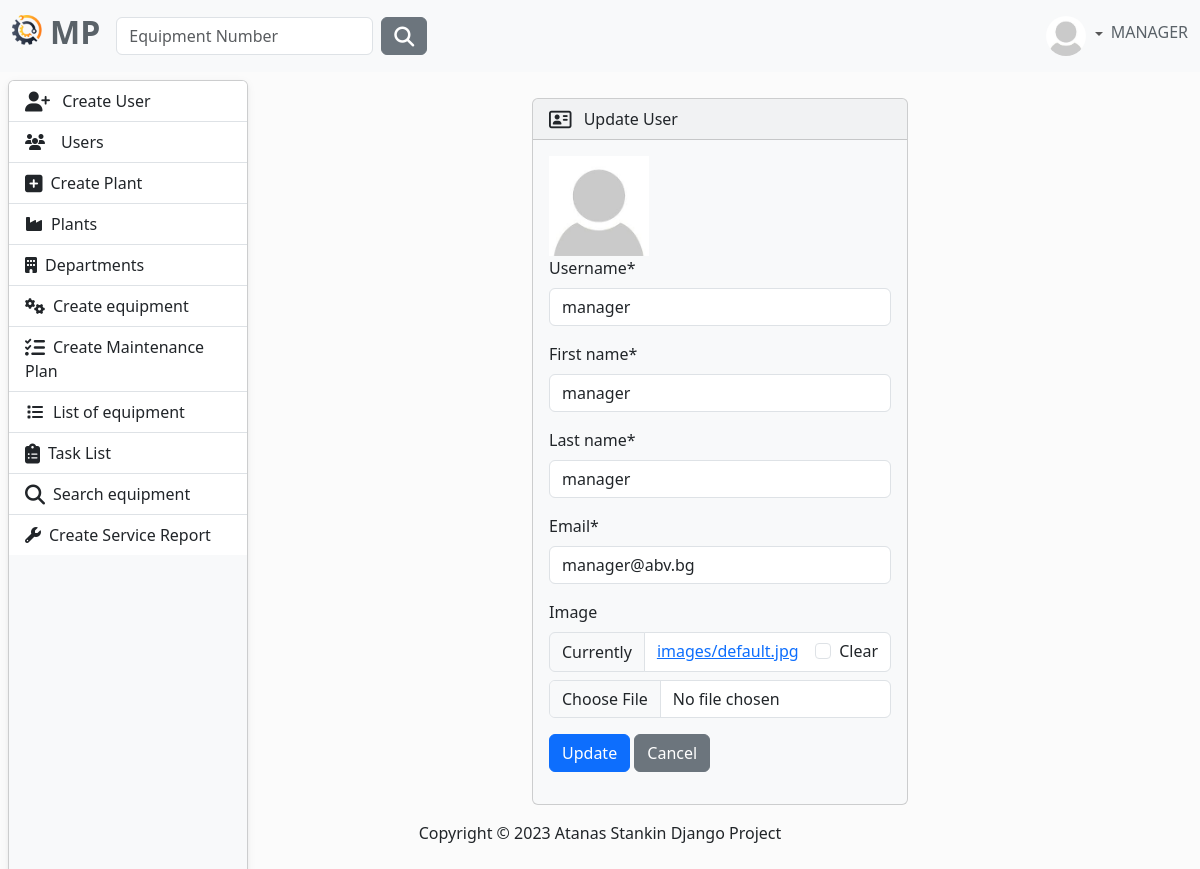
Page /user/profile/update/ (signed in) on the committed database.
### MaintenancePlanner/accounts/models.py (models this page shows, shortened)
class AppUser(AbstractUser, PermissionsMixin):
    username = models.CharField(
        max_length=30,
        validators=[
            MinLengthValidator(4),
        ],
        unique=True,
    )
    first_name = models.CharField(
        max_length=30,
        validators=[
            MinLengthValidator(2),
            user_name_validator,
        ]
    )
    last_name = models.CharField(
        max_length=30,
        validators=[
            MinLengthValidator(2),
            user_name_validator,
        ]
    )
    email = models.EmailField(unique=True)
    class Role(models.TextChoices):
        MANAGER = "MANAGER", 'Manager'
        SUPERVISOR = "SUPERVISOR", 'Supervisor'
        OPERATOR = "OPERATOR", 'Operator'
    role = models.CharField(max_length=50, choices=Role.choices)

class Profile(models.Model):
    user = models.OneToOneField(AppUser, on_delete=models.CASCADE)
    image = models.ImageField(
        default='images/default.jpg',
        null=True,
        blank=True,
        upload_to='images/'
    )

### MaintenancePlanner/accounts/views.py (the view)
# urls.py: path('profile/update/', views.profile_update, name='profile-update'),
@login_required
def profile_update(request):
    if request.method == 'POST':
        u_form = UserUpdateForm(request.POST, instance=request.user)
        p_form = ProfileUpdateForm(request.POST, request.FILES, instance=request.user.profile)
        if u_form.is_valid() and p_form.is_valid():
            u_form.save()
            p_form.save()
            messages.success(request, f'Your account have been updated!')
            return redirect('profile')
    else:
        u_form = UserUpdateForm(instance=request.user)
        p_form = ProfileUpdateForm(instance=request.user.profile)
    context = {
        'u_form': u_form,
        'p_form': p_form,
    }
    return render(request, 'profile/profile-update.html', context)

### MaintenancePlanner/accounts/forms.py
class UserUpdateForm(forms.ModelForm):
    email = forms.EmailField()
    class Meta:
        model = UserModel
        fields = ['username', 'first_name', 'last_name', 'email']

class ProfileUpdateForm(forms.ModelForm):
    class Meta:
        model = Profile
        fields = ['image']

### MaintenancePlanner/accounts/templates/profile/profile-update.html (shortened to what this page needs)
{% extends "base.html" %}
{% load crispy_forms_filters %}
{% load static %}
{% load crispy_forms_tags %}
{% block content %}
    <div class="row justify-content-center mt-3">
        <div class="col-5">
            <div class="card bg-light mb-3" style="max-width: 200rem;">
                <div class="card-header">
                        <i class="fa-regular fa-address-card fa-lg me-2"></i> Update User
                  </div>
                  <div class="card-body">
                      <div>
                        <img src="{{ user.profile.image.url }}" height="100" loading="lazy"/>
                   </div>
                    <form method="POST" enctype="multipart/form-data">
                        {{ u_form|crispy }}
                        {{ p_form|crispy }}
                        <div class="mb-3">
                            <button type="submit" class="btn btn-primary ">Update</button>
                            <a href="{% url 'profile' %}" class="btn btn-secondary">Cancel</a>
                        </div>
                    </form>
                </div>
            </div>
        </div>
    </div>
{% endblock content %}

### templates/partials/navbar.html (shortened to what this page needs)
{% load static %}
<nav class="navbar navbar-expand-lg bg-light fixed-top" data-bs-theme="light">
    <div class="container-fluid">
        <a class="navbar-brand" href="{% url 'home-page' %}">
            <ul class="navbar-nav ms-auto d-flex flex-row">
                <li><img class="logo me-2" src="{% static 'img/logo.png' %}" alt="logo" height="30"></li>
                <li><h2 style="color: #5a6268; font-weight: bold">MP</h2></li>
            </ul>
        </a>
        <div class="collapse navbar-collapse" id="navbarColor01">
            {% if user.is_authenticated %}
                <form class="d-flex" method=POST action="{% url 'search-equipment' %}">
                    <input class="form-control me-sm-2" type="search" placeholder="Equipment Number"
                           name="number">
                    <button class="btn btn-secondary my-2 my-sm-0" type="submit"><i
                            class="fa-solid fa-magnifying-glass fa-lg"></i></button>
                </form>
            {% endif %}
            <ul class="navbar-nav ms-auto d-flex flex-row">
                {% if not request.user.is_authenticated %}
                    <li class="nav-item">
                        <a class="nav-link" href="{% url 'login' %}"><i
                                class="fa-solid fa-right-to-bracket fa-lg me-2"></i>Sig In
                        </a>
                    </li>
                {% else %}
                    <li class="nav-item dropdown d-flex align-items-center">
                        <div class="btn-group dropdown">
                            <a class="nav-link dropdown-toggle" data-bs-toggle="dropdown" href="#" role="button"
                               aria-haspopup="true" aria-expanded="false">
                                {% if user.profile.image %}
                                    <img src="{{ user.profile.image.url }}" class="rounded-circle" height="40"
                                         loading="lazy"/>
                                {% else %}
                                    <img src="{% static 'img/profile-img.png' %}" class="rounded-circle" height="40"
                                         loading="lazy"/>
                                {% endif %}
                            </a>
                        </div>
                        <h6 style="color: #5a6268">{{ request.user.role }}</h6>
                    </li>
                {% endif %}
            </ul>
        </div>
    </div>
</nav>

### static/css/body.css (style rules this page uses)
body { background-color: #fbfbfb; }

### rows in the picture
AppUser: profile.image (placeholder picture), user.role "MANAGER", username "manager", first_name "manager", last_name "manager", email "manager@abv.bg"
